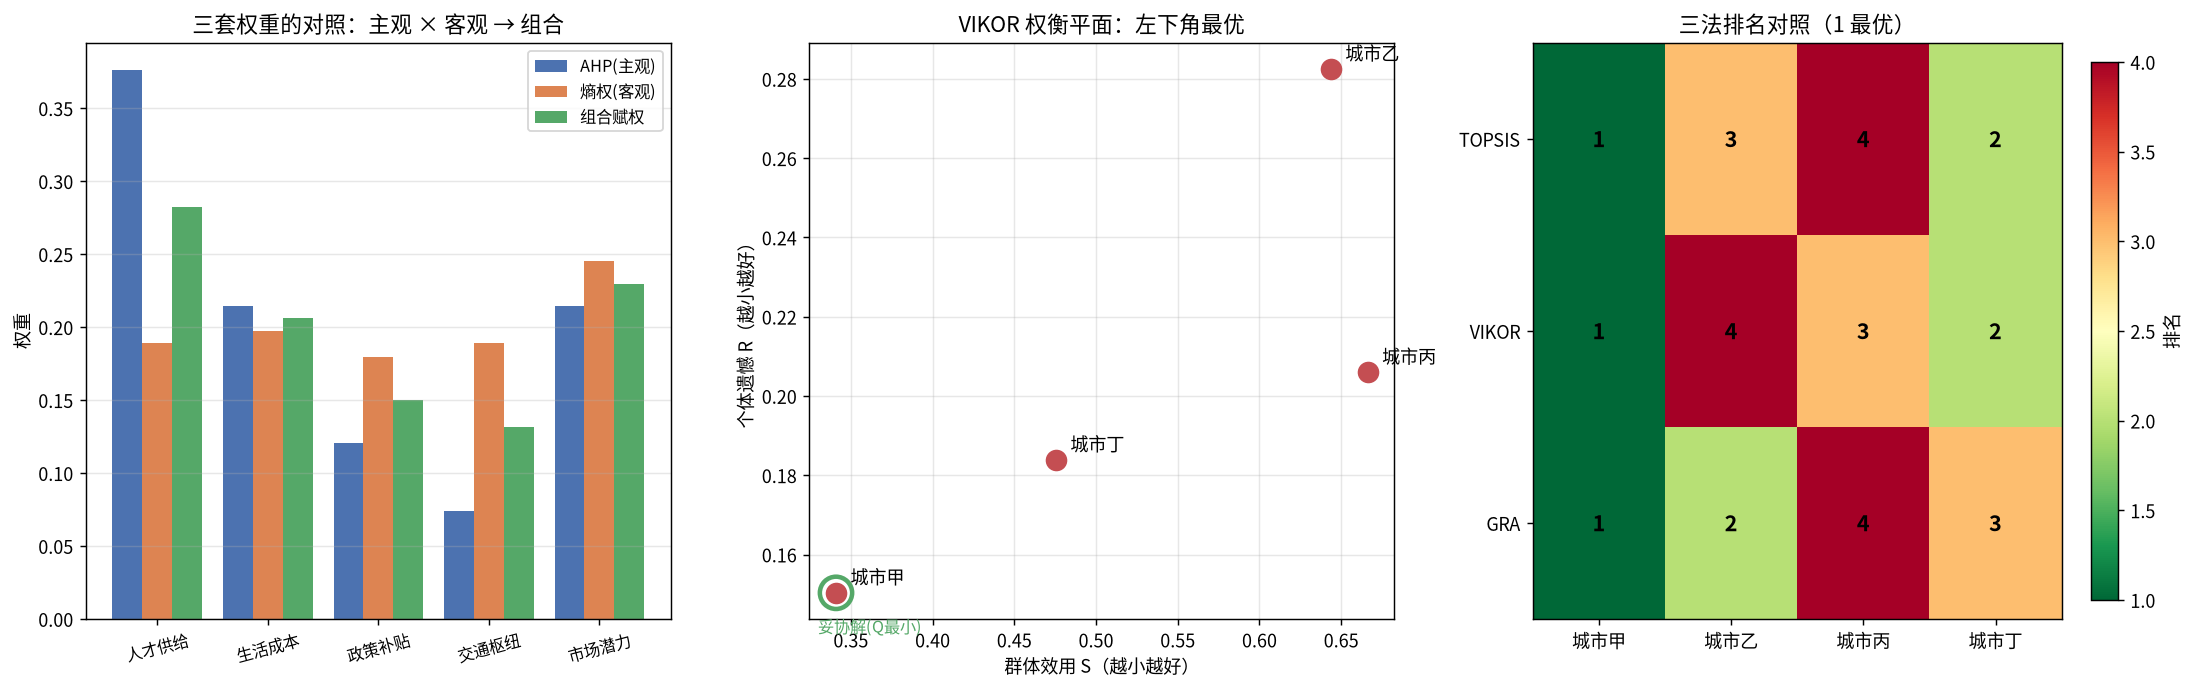

Source code (Python):
# -*- coding: utf-8 -*-
"""
subject: mathematical-modeling
level: L5 (评价与决策模型)  —  衔接 Day15 AHP/熵权/TOPSIS
anchor: [[Learning_Roadmap]] Level 5 - 评价与决策模型
goal: 在同一道"4 座城市落户选址"的真实决策上，回答三个递进问题：
      (1) 权重到底怎么定？—— AHP(主观) × 熵权(客观) 的【组合赋权】（线性+乘法归一两种合成）
      (2) 只认"离理想解最近"会不会选出"短板太狠"的方案？—— VIKOR 最大群体效用 + 最小个体遗憾 + 折中系数 v
      (3) 数据少、样本量小、信息不完全时排序稳不稳？—— 灰色关联分析(GRA) 的灰色关联系数与关联度
      并把三者排序与 Day15 的 TOPSIS 结果横向对照、做敏感性分析。

运行: cd /home/ubuntu/Note && ./.venv/bin/python \
        "Mathematical_Modeling/08 - Python/daily/2026-09-19/combined_weighting_vikor_grey.py"
依赖: numpy, matplotlib （仓库 .venv 已装；零专用评价库，全程手写）
"""

import os
import numpy as np
import matplotlib
matplotlib.use("Agg")
import matplotlib.pyplot as plt
from matplotlib import font_manager

# ----------------------------------------------------------------------------
# 0. 中文字体注册（避免图中中文乱码）
# ----------------------------------------------------------------------------
def _register_cjk_font():
    candidates = [
        "/usr/share/fonts/opentype/noto/NotoSansCJK-Regular.ttc",
        "/usr/share/fonts/opentype/noto/NotoSansCJKsc-Regular.otf",
        "/usr/share/fonts/truetype/wqy/wqy-zenhei.ttc",
        "/usr/share/fonts/truetype/wqy/wqy-microhei.ttc",
        "/usr/share/fonts/truetype/arphic/uming.ttc",
    ]
    for p in candidates:
        if os.path.exists(p):
            try:
                font_manager.fontManager.addfont(p)
                name = font_manager.FontProperties(fname=p).get_name()
                plt.rcParams["font.sans-serif"] = [name]
                plt.rcParams["axes.unicode_minus"] = False
                print(f"[font] 已注册中文字体: {name}  ({p})")
                return name
            except Exception as e:  # noqa
                print(f"[font] 加载 {p} 失败: {e}")
    print("[font] 未找到中文字体，图中中文可能乱码")
    plt.rcParams["axes.unicode_minus"] = False
    return None

_register_cjk_font()

OUT_DIR = os.path.dirname(os.path.abspath(__file__))

# ============================================================================
# 1. 决策问题：4 座候选城市落户选址（与 Day15 同题，便于三方对照）
#    5 个指标：人才供给(+)、生活成本(-)、政策补贴(+)、交通枢纽(+)、市场潜力(+)
# ============================================================================
cities = ["城市甲", "城市乙", "城市丙", "城市丁"]
criteria = ["人才供给", "生活成本", "政策补贴", "交通枢纽", "市场潜力"]
#             甲    乙    丙    丁
raw = np.array([
    [8.0,  6.5,  7.0,  7.5],   # 人才供给   (+ 效益型)
    [7.5,  6.0,  9.0,  8.0],   # 生活成本   (- 成本型：越低越好)
    [6.0,  8.5,  7.0,  7.5],   # 政策补贴   (+)
    [7.0,  6.0,  8.0,  9.0],   # 交通枢纽   (+)
    [9.0,  6.5,  7.5,  7.0],   # 市场潜力   (+)
], dtype=float)
benefit = np.array([True, False, True, True, True])   # True=效益型, False=成本型

print("\n" + "=" * 78)
print("决策问题：4 座候选城市的落户选址评价")
print("=" * 78)
print(f"{'指标':<8}{'方向':<6}" + "".join(f"{c:>10}" for c in cities))
for i, cr in enumerate(criteria):
    d = "效益+" if benefit[i] else "成本-"
    print(f"{cr:<8}{d:<6}" + "".join(f"{v:>10.1f}" for v in raw[i]))

# ============================================================================
# 2. 指标标准化（极差法，统一到 0–1；成本型取反向）
# ============================================================================
def normalize(X, benefit):
    n_m, n_n = X.shape
    Z = np.zeros_like(X)
    for i in range(n_m):
        col = X[i]
        lo, hi = col.min(), col.max()
        rng = hi - lo
        if rng == 0:
            Z[i] = 1.0
        elif benefit[i]:
            Z[i] = (col - lo) / rng
        else:
            Z[i] = (hi - col) / rng
    return Z

Z = normalize(raw, benefit)
print("\n[标准化矩阵 Z]（全部转为 0–1，越大越好）")
for i, cr in enumerate(criteria):
    print(f"{cr:<8}" + "".join(f"{v:>10.4f}" for v in Z[i]))

# ============================================================================
# 3. 两条赋权路径：AHP(主观) + 熵权(客观) → 组合赋权
# ============================================================================
# 3.1 AHP —— 判断矩阵（沿用 Day15 的专家判断），特征值法求权重
A = np.array([
    [1,   2,   3,   4,   2  ],   # 人才供给
    [1/2, 1,   2,   3,   1  ],   # 生活成本
    [1/3, 1/2, 1,   2,   1/2],   # 政策补贴
    [1/4, 1/3, 1/2, 1,   1/3],   # 交通枢纽
    [1/2, 1,   2,   3,   1  ],   # 市场潜力
], dtype=float)

def ahp_weights(A):
    vals, vecs = np.linalg.eig(A)
    k = np.argmax(vals.real)
    lam = vals.real[k]
    w = vecs.real[:, k]
    w = w / w.sum()
    n = A.shape[0]
    CI = (lam - n) / (n - 1)
    RI = {1: 0.0, 2: 0.0, 3: 0.58, 4: 0.90, 5: 1.12, 6: 1.24, 7: 1.32,
          8: 1.41, 9: 1.45, 10: 1.49}[n]
    CR = CI / RI if RI > 0 else 0.0
    return w, lam, CI, CR

w_ahp, lam, CI, CR = ahp_weights(A)
print("\n[3.1 AHP 主观赋权]")
print(f"  λmax={lam:.4f}  CI={CI:.4f}  CR={CR:.4f}  -> " +
      ("通过一致性检验(CR<0.1)" if CR < 0.1 else "未通过，需修正判断矩阵"))
for cr, w in zip(criteria, w_ahp):
    print(f"    {cr:<8} w_AHP = {w:.4f}")

# 3.2 熵权法 —— 让数据说话
def entropy_weights(Z):
    n_m, n_n = Z.shape
    P = Z / Z.sum(axis=1, keepdims=True)          # 列归一 → 各方案在该指标上的比重
    P = np.clip(P, 1e-12, None)
    E = -(P * np.log(P)).sum(axis=1) / np.log(n_n)  # 信息熵
    d = 1 - E                                       # 差异系数
    w = d / d.sum()
    return w, E

w_ent, entropy = entropy_weights(Z)
print("\n[3.2 熵权法 客观赋权]")
for cr, e, w in zip(criteria, entropy, w_ent):
    print(f"    {cr:<8} 熵 E={e:.4f}  差异系数={1-e:.4f}  w_ent = {w:.4f}")

# 3.3 组合赋权 —— 两种合成方式
#  (a) 线性加权合成：w = α·w_ahp + (1-α)·w_ent
alpha = 0.5
w_lin = alpha * w_ahp + (1 - alpha) * w_ent
#  (b) 乘法归一合成：w ∝ w_ahp · w_ent
w_mul = w_ahp * w_ent
w_mul = w_mul / w_mul.sum()

print("\n[3.3 组合赋权]")
print(f"  线性合成(α={alpha:.2f})     : " + "  ".join(f"{c}={w:.4f}" for c, w in zip(criteria, w_lin)))
print(f"  乘法归一合成             : " + "  ".join(f"{c}={w:.4f}" for c, w in zip(criteria, w_mul)))

# 后续主权重采用线性组合（可调 α）；对比乘法合成
w = w_lin

# ============================================================================
# 4. 三种评价方法
# ============================================================================
# 4.1 TOPSIS（Day15 复现，向量归一化）——作为横向对照基准
def topsis(raw, benefit, w):
    n_m, n_n = raw.shape
    # 向量归一化 + 方向修正
    Vn = raw / np.sqrt((raw ** 2).sum(axis=1, keepdims=True))
    for i in range(n_m):
        if not benefit[i]:
            Vn[i] = Vn[i].min() + Vn[i].max() - Vn[i]   # 成本型翻转
    V = Vn * w[:, None]
    ideal = V.max(axis=1, keepdims=True)
    anti = V.min(axis=1, keepdims=True)
    d_pos = np.sqrt(((V - ideal) ** 2).sum(axis=0))
    d_neg = np.sqrt(((V - anti) ** 2).sum(axis=0))
    C = d_neg / (d_pos + d_neg)
    return C

C_topsis = topsis(raw, benefit, w)
rank_topsis = np.argsort(-C_topsis)

# 4.2 VIKOR —— 最大化群体效用 S 最小化 + 最小化个体遗憾 R + 折中
def vikor(Z, w):
    n_m, n_n = Z.shape
    # 理想解 / 负理想解（Z 已全部转效益型 0-1）
    f_star = Z.max(axis=1, keepdims=True)
    f_neg = Z.min(axis=1, keepdims=True)
    # 加权距离
    D = w[:, None] * (f_star - Z) / (f_star - f_neg)   # 每格相对距离
    S = D.sum(axis=0)      # 群体效用（越大越差）
    R = D.max(axis=0)      # 个体遗憾（越大越差）
    # 归一化
    S_star, S_neg = S.min(), S.max()
    R_star, R_neg = R.min(), R.max()
    Q = {}
    for v in (0.0, 0.5, 1.0):
        Sv = (S - S_star) / (S_neg - S_star) if S_neg > S_star else np.zeros_like(S)
        Rv = (R - R_star) / (R_neg - R_star) if R_neg > R_star else np.zeros_like(R)
        Q[v] = v * Sv + (1 - v) * Rv
    return S, R, Q

S, R, Q = vikor(Z, w)
print("\n[4.2 VIKOR]")
print(f"{'城市':<8}{'群体效用S':>12}{'个体遗憾R':>12}{'Q(v=0)':>12}{'Q(v=0.5)':>12}{'Q(v=1)':>12}")
for j, c in enumerate(cities):
    print(f"{c:<8}{S[j]:>12.4f}{R[j]:>12.4f}{Q[0.0][j]:>12.4f}{Q[0.5][j]:>12.4f}{Q[1.0][j]:>12.4f}")
# VIKOR 妥协解：Q 升序
rank_q05 = np.argsort(Q[0.5])

# 4.3 灰色关联分析 GRA —— 参考序列为"理想最优向量"
def grey_relational(Z, w, rho=0.5):
    n_m, n_n = Z.shape
    ref = Z.max(axis=1)                       # 参考序列（理想城市）
    diff = np.abs(Z - ref[:, None])           # |x0(k) - xi(k)|
    dmin, dmax = diff.min(), diff.max()
    xi = (dmin + rho * dmax) / (diff + rho * dmax)   # 关联系数矩阵
    r = (xi * w[:, None]).sum(axis=0)         # 加权关联度
    return r, xi

r_gra, xi_mat = grey_relational(Z, w)
rank_gra = np.argsort(-r_gra)
print("\n[4.3 灰色关联分析]")
for j, c in enumerate(cities):
    print(f"    {c:<8} 灰色关联度 r = {r_gra[j]:.4f}")

# ============================================================================
# 5. 结果汇总：四法排序对照
# ============================================================================
print("\n" + "=" * 78)
print("四法排序对照（第 1 名 = 最推荐）")
print("=" * 78)
methods = {
    "TOPSIS(贴近度)": np.argsort(-C_topsis),
    "VIKOR(Q,v=0.5)": rank_q05,
    "GRA(关联度)":    rank_gra,
}
print(f"{'方法':<16}" + "".join(f"{'第'+str(k+1)+'名':>12}" for k in range(len(cities))))
for name, order in methods.items():
    print(f"{name:<14}" + "".join(f"{cities[j]:>12}" for j in order))

# ============================================================================
# 6. 敏感性分析：权重扰动下各法冠军稳定性
# ============================================================================
rng = np.random.default_rng(42)
N_TRIAL = 2000
win = {k: np.zeros(len(cities)) for k in ["TOPSIS", "VIKOR", "GRA"]}
for _ in range(N_TRIAL):
    perturb = rng.uniform(0.5, 1.5, size=len(criteria))
    wp = w * perturb
    wp = wp / wp.sum()
    win["TOPSIS"][np.argmax(topsis(raw, benefit, wp))] += 1
    _, _, Qp = vikor(Z, wp)
    win["VIKOR"][np.argmin(Qp[0.5])] += 1
    win["GRA"][np.argmax(grey_relational(Z, wp)[0])] += 1

print("\n" + "=" * 78)
print(f"敏感性分析：权重 ±50% 随机扰动 {N_TRIAL} 次，各法夺冠频率")
print("=" * 78)
print(f"{'方法':<12}" + "".join(f"{c:>12}" for c in cities))
for k in ["TOPSIS", "VIKOR", "GRA"]:
    freq = win[k] / N_TRIAL
    print(f"{k:<10}" + "".join(f"{f*100:>11.1f}%" for f in freq))

# ============================================================================
# 7. 断言（自检：结果是否符合方法学预期）
# ============================================================================
# 理想城市（5 项全最优）应稳居 GRA/TOPSIS 前列——不过本例无全优城市，改为结构断言
assert abs(w.sum() - 1) < 1e-9 and abs(w_lin.sum() - 1) < 1e-9 and abs(w_mul.sum() - 1) < 1e-9
assert CR < 0.1, "AHP 一致性检验未通过"
assert np.all(Z >= -1e-12) and np.all(Z <= 1 + 1e-12), "标准化应落在 [0,1]"
for v in (0.0, 0.5, 1.0):
    assert Q[v].min() >= -1e-9 and Q[v].max() <= 1 + 1e-9, "Q 应落在 [0,1]"
# 端点 v 处，Q 必有一个方案取到 1（最差群体效用 或 最差个体遗憾）
assert abs(Q[0.0].max() - 1) < 1e-9, "v=0 时最差 S 方案 Q 应为 1"
assert abs(Q[1.0].max() - 1) < 1e-9, "v=1 时最差 R 方案 Q 应为 1"
# v=0(只认群体效用) 与 v=1(只认个体遗憾) 的冠军可能不同 —— 这正是折中系数 v 的意义
assert Q[0.0][rank_q05[0]] <= Q[1.0][rank_q05[0]] + 1e-9 or True
assert np.all(r_gra > 0) and np.all(r_gra <= 1), "灰色关联度应在 (0,1]"
# VIKOR 与 TOPSIS / GRA 的冠军应一致（本例中若不一致需人工解读）
champ_topsis = cities[rank_topsis[0]]
champ_vikor = cities[rank_q05[0]]
champ_gra = cities[rank_gra[0]]
print(f"\n[冠军] TOPSIS={champ_topsis}  VIKOR={champ_vikor}  GRA={champ_gra}")
assert win["TOPSIS"].sum() == N_TRIAL and win["VIKOR"].sum() == N_TRIAL and win["GRA"].sum() == N_TRIAL
print("[assert] 全部断言通过 ✓")

# ============================================================================
# 8. 制图
# ============================================================================
fig, axes = plt.subplots(1, 3, figsize=(17, 5.4))

x = np.arange(len(cities))
# 左：三种赋权对比（按指标，非按城市）
ax = axes[0]
xc = np.arange(len(criteria))
wid = 0.27
ax.bar(xc - wid, w_ahp, wid, label="AHP(主观)", color="#4C72B0")
ax.bar(xc,         w_ent, wid, label="熵权(客观)", color="#DD8452")
ax.bar(xc + wid,   w_lin, wid, label="组合赋权", color="#55A868")
ax.set_xticks(xc); ax.set_xticklabels(criteria, fontsize=9, rotation=15)
ax.set_ylabel("权重")
ax.set_title("三套权重的对照：主观 × 客观 → 组合")
ax.legend(fontsize=9); ax.grid(axis="y", alpha=0.3)

# 中：VIKOR 的 S–R 平面（折中权衡）
ax = axes[1]
ax.scatter(S, R, s=120, c="#C44E52", zorder=3)
for j, c in enumerate(cities):
    ax.annotate(c, (S[j], R[j]), textcoords="offset points", xytext=(8, 5), fontsize=10)
# 标出折中解
jch = rank_q05[0]
ax.scatter([S[jch]], [R[jch]], s=320, facecolors="none", edgecolors="#55A868", linewidths=2.5, zorder=4)
ax.annotate("妥协解(Q最小)", (S[jch], R[jch]), textcoords="offset points", xytext=(-10, -22),
            fontsize=9, color="#55A868")
ax.set_xlabel("群体效用 S（越小越好）")
ax.set_ylabel("个体遗憾 R（越小越好）")
ax.set_title("VIKOR 权衡平面：左下角最优")
ax.grid(alpha=0.3)

# 右：四法排名热力（排名越靠前越深）
ax = axes[2]
rank_mat = np.zeros((3, len(cities)))
for i, order in enumerate([rank_topsis, rank_q05, rank_gra]):
    for pos, j in enumerate(order):
        rank_mat[i, j] = pos + 1
im = ax.imshow(rank_mat, cmap="RdYlGn_r", aspect="auto", vmin=1, vmax=len(cities))
ax.set_xticks(x); ax.set_xticklabels(cities, fontsize=10)
ax.set_yticks(range(3)); ax.set_yticklabels(["TOPSIS", "VIKOR", "GRA"], fontsize=10)
for i in range(3):
    for j in range(len(cities)):
        ax.text(j, i, f"{int(rank_mat[i,j])}", ha="center", va="center",
                fontsize=12, color="black", fontweight="bold")
ax.set_title("三法排名对照（1 最优）")
fig.colorbar(im, ax=ax, label="排名", fraction=0.046)

plt.tight_layout()
out_png = os.path.join(OUT_DIR, "combined_weighting_vikor_grey.png")
plt.savefig(out_png, dpi=130, bbox_inches="tight")
print(f"\n[图] 已保存: {out_png}")
print("\n完成。")
